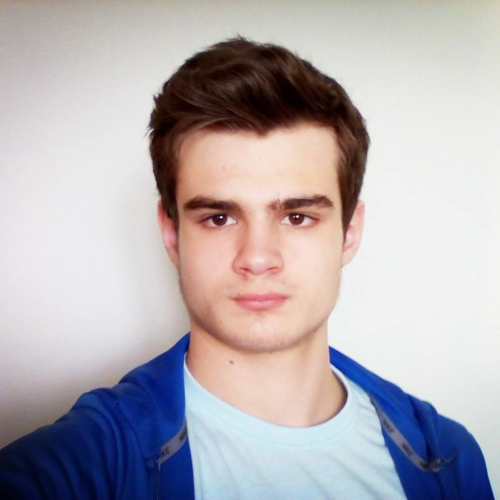
#> input picture data/adam.jpg, 1000 x 1000 px, given in place of rec07_05-12_52.avi, which was not available (shown at 1/2 size)
$ python line_detection.py
#> lines starting #> are read from the running program, lines starting #| are printed output that depends on the picture; pictures that were not available may be replaced by others from this repository, and a replacement may not be noted
import numpy as np
import cv2

cap = cv2.VideoCapture('static/rec07_05-12_52.avi')

while cap.isOpened():
    _, frame = cap.read()
#> frame is the input picture: shape (1000, 1000, 3); mean B, G, R 179.7, 175.1, 181.1
    frame = cv2.resize(frame, (0, 0), fx=0.5, fy=0.5)
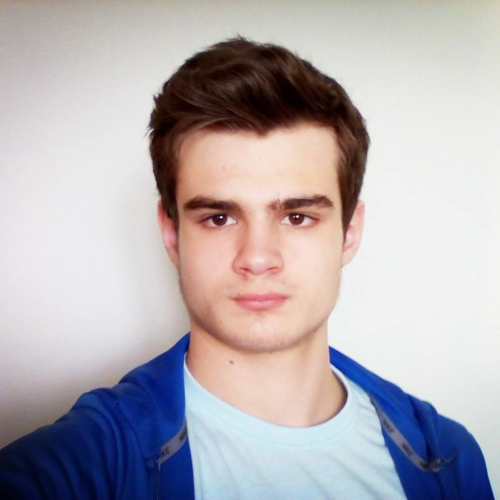
#> frame: shape (500, 500, 3); mean B, G, R 179.9, 175.2, 181.2
    gray = cv2.cvtColor(frame, cv2.COLOR_BGR2GRAY)
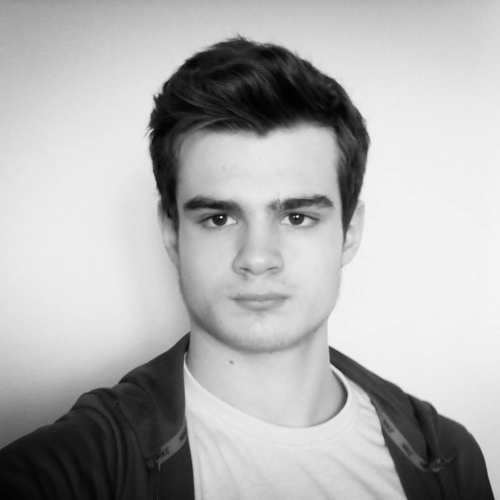
#> gray: shape (500, 500); min 1, max 245, mean 177.5
    edges = cv2.Canny(gray, 50, 150, apertureSize=3)
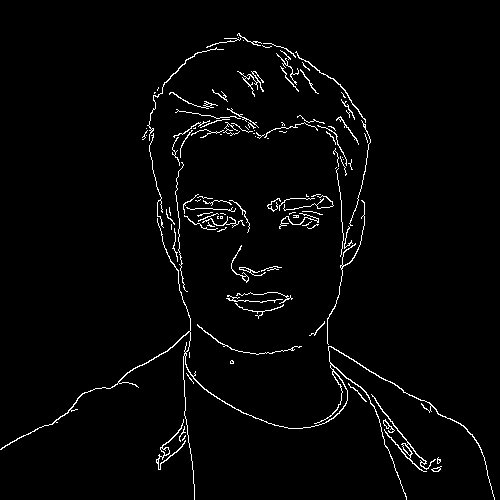
#> edges: shape (500, 500); 2.5% white in thin lines or dots
    lines = cv2.HoughLinesP(edges, 1, np.pi/180, 300,
                            minLineLength=50,
                            maxLineGap=50)
#> lines = None
    if lines is not None:
        for line in lines:
            x1, y1, x2, y2 = line[0]
            cv2.line(frame, (x1, y1), (x2, y2), (255, 0, 0), 3)

    cv2.imshow('Hough line transform', frame)
    if cv2.waitKey(10) == 27:
#> (key Esc is pressed here)
        break

cap.release()
cv2.destroyAllWindows()
